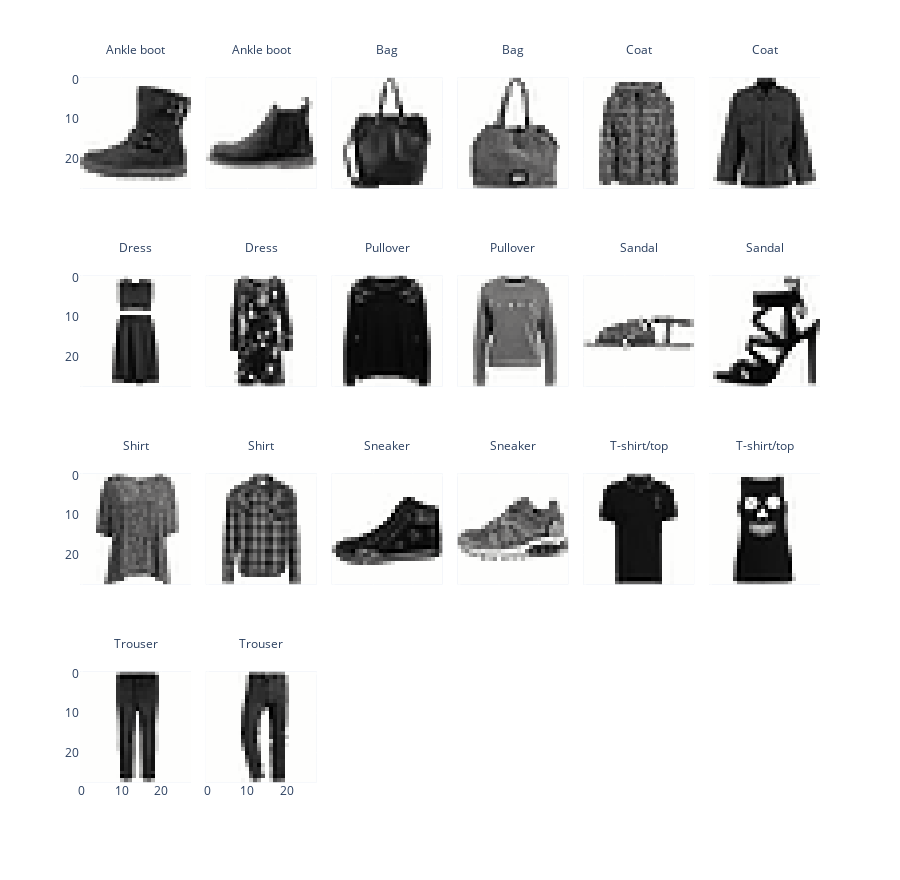

The code cell stored with this chart in its notebook:
### Markdown cell above
Let's see what some of the images contained in this dataset look like.

````{dropdown} Click to see the code
:open: false
```python
def show_images(images, ncols=5, max_images=30):
    # conver the subset of images into a n,28,28 matrix for facet visualization
    img_mat = np.array(images.head(max_images)["images"].to_list())
    fig = px.imshow(
        img_mat,
        color_continuous_scale="gray",
        facet_col=0,
        facet_col_wrap=ncols,
        height=220 * int(np.ceil(len(images) / ncols)),
    )
    fig.update_layout(coloraxis_showscale=False)
    # Extract the facet number and convert it back to the class label.
    fig.for_each_annotation(
        lambda a: a.update(text=images.iloc[int(a.text.split("=")[-1])]["class"])
    )
    return fig


fig = show_images(images.groupby("class", as_index=False).sample(2), ncols=6)
fig.show()
```
````

### Code cell
def show_images(images, ncols=5, max_images=30):
    # conver the subset of images into a n,28,28 matrix for facet visualization
    img_mat = np.array(images.head(max_images)["images"].to_list())
    fig = px.imshow(
        img_mat,
        color_continuous_scale="gray",
        facet_col=0,
        facet_col_wrap=ncols,
        height=220 * int(np.ceil(len(images) / ncols)),
    )
    fig.update_layout(coloraxis_showscale=False)
    # Extract the facet number and convert it back to the class label.
    fig.for_each_annotation(
        lambda a: a.update(text=images.iloc[int(a.text.split("=")[-1])]["class"])
    )
    return fig


fig = show_images(images.groupby("class", as_index=False).sample(2), ncols=6)
fig.show()

### Figure 1 — Plotly figure (JSON) as saved in the notebook; plotly's stock layout.template omitted (floating-point values rounded to 4 significant figures; data arrays with more than 128 entries replaced by an {"elided": "..."} marker saying what was removed)
{"data": [{"coloraxis": "coloraxis", "hovertemplate": "x: %{x}<br>y: %{y}<br>color: %{z}<extra></extra>", "name": "0", "type": "heatmap", "xaxis": "x19", "yaxis": "y19", "z": {"elided": "28x28 float values"}}, {"coloraxis": "coloraxis", "hovertemplate": "x: %{x}<br>y: %{y}<br>color: %{z}<extra></extra>", "name": "1", "type": "heatmap", "xaxis": "x20", "yaxis": "y20", "z": {"elided": "28x28 float values"}}, {"coloraxis": "coloraxis", "hovertemplate": "x: %{x}<br>y: %{y}<br>color: %{z}<extra></extra>", "name": "2", "type": "heatmap", "xaxis": "x21", "yaxis": "y21", "z": {"elided": "28x28 float values"}}, {"coloraxis": "coloraxis", "hovertemplate": "x: %{x}<br>y: %{y}<br>color: %{z}<extra></extra>", "name": "3", "type": "heatmap", "xaxis": "x22", "yaxis": "y22", "z": {"elided": "28x28 float values"}}, {"coloraxis": "coloraxis", "hovertemplate": "x: %{x}<br>y: %{y}<br>color: %{z}<extra></extra>", "name": "4", "type": "heatmap", "xaxis": "x23", "yaxis": "y23", "z": {"elided": "28x28 float values"}}, {"coloraxis": "coloraxis", "hovertemplate": "x: %{x}<br>y: %{y}<br>color: %{z}<extra></extra>", "name": "5", "type": "heatmap", "xaxis": "x24", "yaxis": "y24", "z": {"elided": "28x28 float values"}}, {"coloraxis": "coloraxis", "hovertemplate": "x: %{x}<br>y: %{y}<br>color: %{z}<extra></extra>", "name": "6", "type": "heatmap", "xaxis": "x13", "yaxis": "y13", "z": {"elided": "28x28 float values"}}, {"coloraxis": "coloraxis", "hovertemplate": "x: %{x}<br>y: %{y}<br>color: %{z}<extra></extra>", "name": "7", "type": "heatmap", "xaxis": "x14", "yaxis": "y14", "z": {"elided": "28x28 float values"}}, {"coloraxis": "coloraxis", "hovertemplate": "x: %{x}<br>y: %{y}<br>color: %{z}<extra></extra>", "name": "8", "type": "heatmap", "xaxis": "x15", "yaxis": "y15", "z": {"elided": "28x28 float values"}}, {"coloraxis": "coloraxis", "hovertemplate": "x: %{x}<br>y: %{y}<br>color: %{z}<extra></extra>", "name": "9", "type": "heatmap", "xaxis": "x16", "yaxis": "y16", "z": {"elided": "28x28 float values"}}, {"coloraxis": "coloraxis", "hovertemplate": "x: %{x}<br>y: %{y}<br>color: %{z}<extra></extra>", "name": "10", "type": "heatmap", "xaxis": "x17", "yaxis": "y17", "z": {"elided": "28x28 float values"}}, {"coloraxis": "coloraxis", "hovertemplate": "x: %{x}<br>y: %{y}<br>color: %{z}<extra></extra>", "name": "11", "type": "heatmap", "xaxis": "x18", "yaxis": "y18", "z": {"elided": "28x28 float values"}}, {"coloraxis": "coloraxis", "hovertemplate": "x: %{x}<br>y: %{y}<br>color: %{z}<extra></extra>", "name": "12", "type": "heatmap", "xaxis": "x7", "yaxis": "y7", "z": {"elided": "28x28 float values"}}, {"coloraxis": "coloraxis", "hovertemplate": "x: %{x}<br>y: %{y}<br>color: %{z}<extra></extra>", "name": "13", "type": "heatmap", "xaxis": "x8", "yaxis": "y8", "z": {"elided": "28x28 float values"}}, {"coloraxis": "coloraxis", "hovertemplate": "x: %{x}<br>y: %{y}<br>color: %{z}<extra></extra>", "name": "14", "type": "heatmap", "xaxis": "x9", "yaxis": "y9", "z": {"elided": "28x28 float values"}}, {"coloraxis": "coloraxis", "hovertemplate": "x: %{x}<br>y: %{y}<br>color: %{z}<extra></extra>", "name": "15", "type": "heatmap", "xaxis": "x10", "yaxis": "y10", "z": {"elided": "28x28 float values"}}, {"coloraxis": "coloraxis", "hovertemplate": "x: %{x}<br>y: %{y}<br>color: %{z}<extra></extra>", "name": "16", "type": "heatmap", "xaxis": "x11", "yaxis": "y11", "z": {"elided": "28x28 float values"}}, {"coloraxis": "coloraxis", "hovertemplate": "x: %{x}<br>y: %{y}<br>color: %{z}<extra></extra>", "name": "17", "type": "heatmap", "xaxis": "x12", "yaxis": "y12", "z": {"elided": "28x28 float values"}}, {"coloraxis": "coloraxis", "hovertemplate": "x: %{x}<br>y: %{y}<br>color: %{z}<extra></extra>", "name": "18", "type": "heatmap", "xaxis": "x", "yaxis": "y", "z": {"elided": "28x28 float values"}}, {"coloraxis": "coloraxis", "hovertemplate": "x: %{x}<br>y: %{y}<br>color: %{z}<extra></extra>", "name": "19", "type": "heatmap", "xaxis": "x2", "yaxis": "y2", "z": {"elided": "28x28 float values"}}], "layout": {"annotations": [{"font": {}, "showarrow": false, "text": "Trouser", "x": 0.075, "xanchor": "center", "xref": "paper", "y": 0.1975, "yanchor": "bottom", "yref": "paper"}, {"font": {}, "showarrow": false, "text": "Trouser", "x": 0.245, "xanchor": "center", "xref": "paper", "y": 0.1975, "yanchor": "bottom", "yref": "paper"}, {"font": {}, "showarrow": false, "text": "Shirt", "x": 0.075, "xanchor": "center", "xref": "paper", "y": 0.465, "yanchor": "bottom", "yref": "paper"}, {"font": {}, "showarrow": false, "text": "Shirt", "x": 0.245, "xanchor": "center", "xref": "paper", "y": 0.465, "yanchor": "bottom", "yref": "paper"}, {"font": {}, "showarrow": false, "text": "Sneaker", "x": 0.415, "xanchor": "center", "xref": "paper", "y": 0.465, "yanchor": "bottom", "yref": "paper"}, {"font": {}, "showarrow": false, "text": "Sneaker", "x": 0.585, "xanchor": "center", "xref": "paper", "y": 0.465, "yanchor": "bottom", "yref": "paper"}, {"font": {}, "showarrow": false, "text": "T-shirt/top", "x": 0.755, "xanchor": "center", "xref": "paper", "y": 0.465, "yanchor": "bottom", "yref": "paper"}, {"font": {}, "showarrow": false, "text": "T-shirt/top", "x": 0.925, "xanchor": "center", "xref": "paper", "y": 0.465, "yanchor": "bottom", "yref": "paper"}, {"font": {}, "showarrow": false, "text": "Dress", "x": 0.075, "xanchor": "center", "xref": "paper", "y": 0.7325, "yanchor": "bottom", "yref": "paper"}, {"font": {}, "showarrow": false, "text": "Dress", "x": 0.245, "xanchor": "center", "xref": "paper", "y": 0.7325, "yanchor": "bottom", "yref": "paper"}, {"font": {}, "showarrow": false, "text": "Pullover", "x": 0.415, "xanchor": "center", "xref": "paper", "y": 0.7325, "yanchor": "bottom", "yref": "paper"}, {"font": {}, "showarrow": false, "text": "Pullover", "x": 0.585, "xanchor": "center", "xref": "paper", "y": 0.7325, "yanchor": "bottom", "yref": "paper"}, {"font": {}, "showarrow": false, "text": "Sandal", "x": 0.755, "xanchor": "center", "xref": "paper", "y": 0.7325, "yanchor": "bottom", "yref": "paper"}, {"font": {}, "showarrow": false, "text": "Sandal", "x": 0.925, "xanchor": "center", "xref": "paper", "y": 0.7325, "yanchor": "bottom", "yref": "paper"}, {"font": {}, "showarrow": false, "text": "Ankle boot", "x": 0.075, "xanchor": "center", "xref": "paper", "y": 1, "yanchor": "bottom", "yref": "paper"}, {"font": {}, "showarrow": false, "text": "Ankle boot", "x": 0.245, "xanchor": "center", "xref": "paper", "y": 1, "yanchor": "bottom", "yref": "paper"}, {"font": {}, "showarrow": false, "text": "Bag", "x": 0.415, "xanchor": "center", "xref": "paper", "y": 1, "yanchor": "bottom", "yref": "paper"}, {"font": {}, "showarrow": false, "text": "Bag", "x": 0.585, "xanchor": "center", "xref": "paper", "y": 1, "yanchor": "bottom", "yref": "paper"}, {"font": {}, "showarrow": false, "text": "Coat", "x": 0.755, "xanchor": "center", "xref": "paper", "y": 1, "yanchor": "bottom", "yref": "paper"}, {"font": {}, "showarrow": false, "text": "Coat", "x": 0.925, "xanchor": "center", "xref": "paper", "y": 1, "yanchor": "bottom", "yref": "paper"}], "coloraxis": {"colorscale": [[0, "rgb(0, 0, 0)"], [0.09091, "rgb(16, 16, 16)"], [0.1818, "rgb(38, 38, 38)"], [0.2727, "rgb(59, 59, 59)"], [0.3636, "rgb(81, 80, 80)"], [0.4545, "rgb(102, 101, 101)"], [0.5455, "rgb(124, 123, 122)"], [0.6364, "rgb(146, 146, 145)"], [0.7273, "rgb(171, 171, 170)"], [0.8182, "rgb(197, 197, 195)"], [0.9091, "rgb(224, 224, 223)"], [1, "rgb(254, 254, 253)"]], "showscale": false}, "height": 880, "margin": {"t": 60}, "xaxis": {"anchor": "y", "constrain": "domain", "domain": [0, 0.15], "scaleanchor": "y"}, "xaxis10": {"anchor": "y10", "domain": [0.51, 0.66], "matches": "x", "showticklabels": false}, "xaxis11": {"anchor": "y11", "domain": [0.68, 0.83], "matches": "x", "showticklabels": false}, "xaxis12": {"anchor": "y12", "domain": [0.85, 1], "matches": "x", "showticklabels": false}, "xaxis13": {"anchor": "y13", "domain": [0, 0.15], "matches": "x", "showticklabels": false}, "xaxis14": {"anchor": "y14", "domain": [0.17, 0.32], "matches": "x", "showticklabels": false}, "xaxis15": {"anchor": "y15", "domain": [0.34, 0.49], "matches": "x", "showticklabels": false}, "xaxis16": {"anchor": "y16", "domain": [0.51, 0.66], "matches": "x", "showticklabels": false}, "xaxis17": {"anchor": "y17", "domain": [0.68, 0.83], "matches": "x", "showticklabels": false}, "xaxis18": {"anchor": "y18", "domain": [0.85, 1], "matches": "x", "showticklabels": false}, "xaxis19": {"anchor": "y19", "domain": [0, 0.15], "matches": "x", "showticklabels": false}, "xaxis2": {"anchor": "y2", "domain": [0.17, 0.32], "matches": "x"}, "xaxis20": {"anchor": "y20", "domain": [0.17, 0.32], "matches": "x", "showticklabels": false}, "xaxis21": {"anchor": "y21", "domain": [0.34, 0.49], "matches": "x", "showticklabels": false}, "xaxis22": {"anchor": "y22", "domain": [0.51, 0.66], "matches": "x", "showticklabels": false}, "xaxis23": {"anchor": "y23", "domain": [0.68, 0.83], "matches": "x", "showticklabels": false}, "xaxis24": {"anchor": "y24", "domain": [0.85, 1], "matches": "x", "showticklabels": false}, "xaxis3": {"anchor": "y3", "domain": [0.34, 0.49], "matches": "x"}, "xaxis4": {"anchor": "y4", "domain": [0.51, 0.66], "matches": "x"}, "xaxis5": {"anchor": "y5", "domain": [0.68, 0.83], "matches": "x"}, "xaxis6": {"anchor": "y6", "domain": [0.85, 1], "matches": "x"}, "xaxis7": {"anchor": "y7", "domain": [0, 0.15], "matches": "x", "showticklabels": false}, "xaxis8": {"anchor": "y8", "domain": [0.17, 0.32], "matches": "x", "showticklabels": false}, "xaxis9": {"anchor": "y9", "domain": [0.34, 0.49], "matches": "x", "showticklabels": false}, "yaxis": {"anchor": "x", "autorange": "reversed", "constrain": "domain", "domain": [0, 0.1975]}, "yaxis10": {"anchor": "x10", "domain": [0.2675, 0.465], "matches": "y", "showticklabels": false}, "yaxis11": {"anchor": "x11", "domain": [0.2675, 0.465], "matches": "y", "showticklabels": false}, "yaxis12": {"anchor": "x12", "domain": [0.2675, 0.465], "matches": "y", "showticklabels": false}, "yaxis13": {"anchor": "x13", "domain": [0.535, 0.7325], "matches": "y"}, "yaxis14": {"anchor": "x14", "domain": [0.535, 0.7325], "matches": "y", "showticklabels": false}, "yaxis15": {"anchor": "x15", "domain": [0.535, 0.7325], "matches": "y", "showticklabels": false}, "yaxis16": {"anchor": "x16", "domain": [0.535, 0.7325], "matches": "y", "showticklabels": false}, "yaxis17": {"anchor": "x17", "domain": [0.535, 0.7325], "matches": "y", "showticklabels": false}, "yaxis18": {"anchor": "x18", "domain": [0.535, 0.7325], "matches": "y", "showticklabels": false}, "yaxis19": {"anchor": "x19", "domain": [0.8025, 1], "matches": "y"}, "yaxis2": {"anchor": "x2", "domain": [0, 0.1975], "matches": "y", "showticklabels": false}, "yaxis20": {"anchor": "x20", "domain": [0.8025, 1], "matches": "y", "showticklabels": false}, "yaxis21": {"anchor": "x21", "domain": [0.8025, 1], "matches": "y", "showticklabels": false}, "yaxis22": {"anchor": "x22", "domain": [0.8025, 1], "matches": "y", "showticklabels": false}, "yaxis23": {"anchor": "x23", "domain": [0.8025, 1], "matches": "y", "showticklabels": false}, "yaxis24": {"anchor": "x24", "domain": [0.8025, 1], "matches": "y", "showticklabels": false}, "yaxis3": {"anchor": "x3", "domain": [0, 0.1975], "matches": "y", "showticklabels": false}, "yaxis4": {"anchor": "x4", "domain": [0, 0.1975], "matches": "y", "showticklabels": false}, "yaxis5": {"anchor": "x5", "domain": [0, 0.1975], "matches": "y", "showticklabels": false}, "yaxis6": {"anchor": "x6", "domain": [0, 0.1975], "matches": "y", "showticklabels": false}, "yaxis7": {"anchor": "x7", "domain": [0.2675, 0.465], "matches": "y"}, "yaxis8": {"anchor": "x8", "domain": [0.2675, 0.465], "matches": "y", "showticklabels": false}, "yaxis9": {"anchor": "x9", "domain": [0.2675, 0.465], "matches": "y", "showticklabels": false}}}
